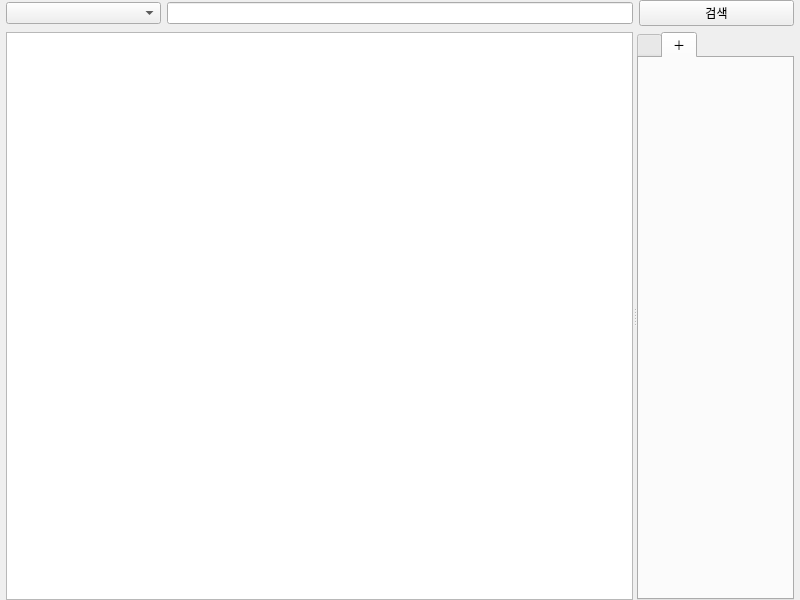
<?xml version="1.0" encoding="UTF-8"?>
<ui version="4.0">
 <class>MainWindow</class>
 <widget class="QMainWindow" name="MainWindow">
  <property name="geometry">
   <rect>
    <x>0</x>
    <y>0</y>
    <width>800</width>
    <height>600</height>
   </rect>
  </property>
  <property name="windowTitle">
   <string>백과사전</string>
  </property>
  <widget class="QWidget" name="centralwidget">
   <layout class="QGridLayout" name="gridLayout" rowstretch="0,10" rowminimumheight="0,10">
    <property name="leftMargin">
     <number>6</number>
    </property>
    <property name="topMargin">
     <number>0</number>
    </property>
    <property name="rightMargin">
     <number>6</number>
    </property>
    <property name="bottomMargin">
     <number>0</number>
    </property>
    <item row="0" column="0">
     <layout class="QHBoxLayout" name="horizontalLayout" stretch="2,6,2">
      <item>
       <widget class="QComboBox" name="comboBoxIntegratedSearch"/>
      </item>
      <item>
       <widget class="QLineEdit" name="searchLineEdit"/>
      </item>
      <item>
       <widget class="QPushButton" name="searchButton">
        <property name="text">
         <string>검색</string>
        </property>
       </widget>
      </item>
     </layout>
    </item>
    <item row="1" column="0">
     <widget class="QSplitter" name="splitter">
      <property name="orientation">
       <enum>Qt::Horizontal</enum>
      </property>
      <widget class="QListWidget" name="entryListW">
       <property name="itemAlignment">
        <set>Qt::AlignRight</set>
       </property>
      </widget>
      <widget class="QTabWidget" name="entrytabW">
       <property name="currentIndex">
        <number>1</number>
       </property>
       <widget class="QWidget" name="t001">
        <attribute name="title">
         <string/>
        </attribute>
       </widget>
       <widget class="QWidget" name="t002">
        <attribute name="title">
         <string>＋</string>
        </attribute>
       </widget>
      </widget>
     </widget>
    </item>
   </layout>
  </widget>
 </widget>
 <resources/>
 <connections/>
</ui>
